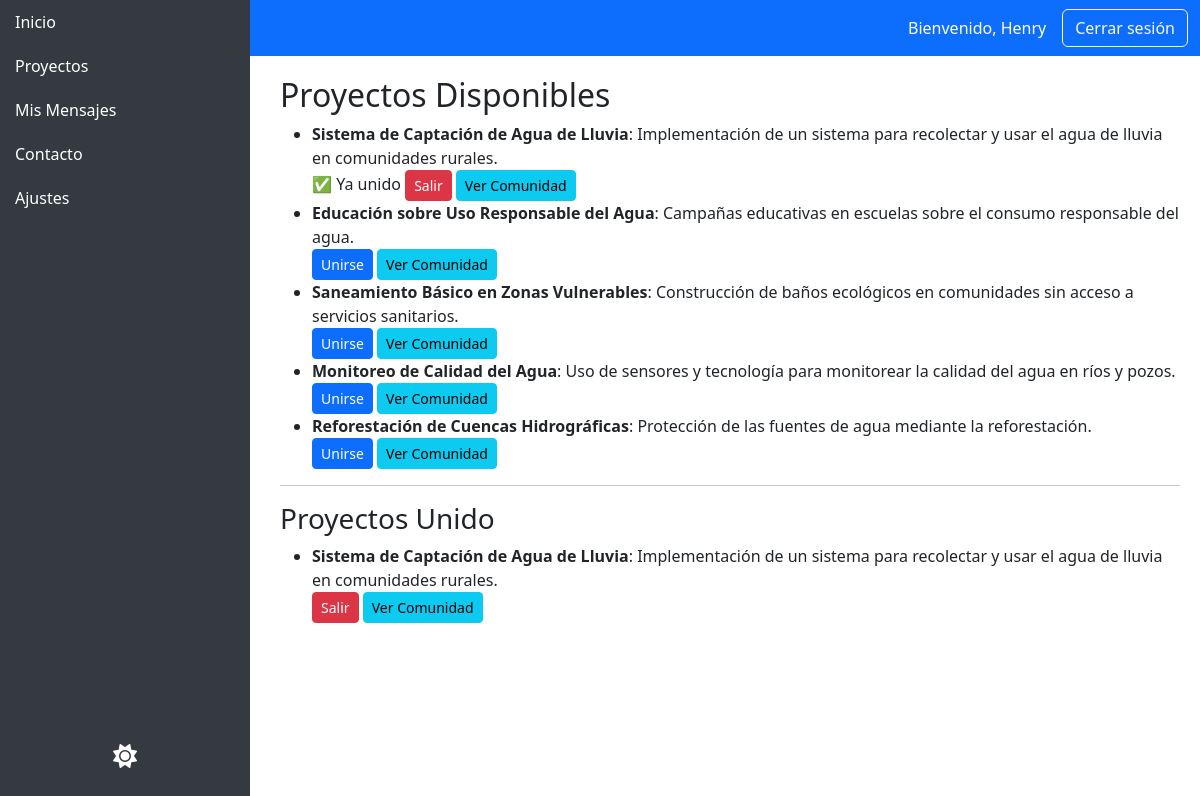
Page /usuario/proyectos/ (signed in) on the committed database.
### agua/models.py (models this page shows, shortened)
class Proyecto(models.Model):
    nombre = models.CharField(max_length=100)
    descripcion = models.TextField()
    idea_principal = models.TextField(blank=True, null=True)
    creado_por = models.ForeignKey(User, on_delete=models.CASCADE, related_name='proyectos_creados')
    fecha_creacion = models.DateTimeField(auto_now_add=True)
    miembros = models.ManyToManyField(User, related_name='proyectos_unidos', blank=True)

### agua/views.py (the view)
# urls.py: path('usuario/proyectos/', views.proyectos_disponibles, name='proyectos_disponibles'),
@login_required
def proyectos_disponibles(request):
    proyectos = Proyecto.objects.all()
    proyectos_unidos = request.user.proyectos_unidos.all()
    return render(request, 'agua/proyectos_disponibles.html', {
        'proyectos': proyectos,
        'proyectos_unidos': proyectos_unidos,
    })

### agua/context_processors.py (called while the page is built)
def notificaciones_context(request):
    mensajes_no_respondidos = MensajeContacto.objects.filter(respondido=False).count()
    usuarios_no_leidos = UsuarioLeido.objects.filter(leido=False).count()
    return {
        'usuarios_no_leidos': usuarios_no_leidos,
        'mensajes_no_respondidos': mensajes_no_respondidos
    }

### agua/templates/agua/proyectos_disponibles.html
{% extends 'agua/base_usuario.html' %}
{% block content %}
<h2>Proyectos Disponibles</h2>
<ul>
    {% for proyecto in proyectos %}
        <li>
            <strong>{{ proyecto.nombre }}</strong>: {{ proyecto.descripcion }}<br>
            {% if proyecto in proyectos_unidos %}
                ✅ Ya unido
                <a href="{% url 'unirse_o_salir_proyecto' proyecto.id %}" class="btn btn-danger btn-sm">Salir</a>
            {% else %}
                <a href="{% url 'unirse_o_salir_proyecto' proyecto.id %}" class="btn btn-primary btn-sm">Unirse</a>
            {% endif %}
            <a href="{% url 'proyecto_comunidad_usuario' proyecto.id %}" class="btn btn-info btn-sm">Ver Comunidad</a>
        </li>
    {% empty %}
        <li>No hay proyectos disponibles.</li>
    {% endfor %}
</ul>
<hr>
<h3>Proyectos Unido</h3>
<ul>
    {% for proyecto in proyectos_unidos %}
        <li>
            <strong>{{ proyecto.nombre }}</strong>: {{ proyecto.descripcion }}<br>
            <a href="{% url 'unirse_o_salir_proyecto' proyecto.id %}" class="btn btn-danger btn-sm">Salir</a>
            <a href="{% url 'proyecto_comunidad_usuario' proyecto.id %}" class="btn btn-info btn-sm">Ver Comunidad</a>
        </li>
    {% empty %}
        <li>No te has unido a ningún proyecto.</li>
    {% endfor %}
</ul>
{% endblock %}

### agua/templates/agua/base_usuario.html (shortened to what this page needs)
<!DOCTYPE html>
<html lang="es">
<head>
    <link href="https://cdn.jsdelivr.net/npm/bootstrap@5.3.0/dist/css/bootstrap.min.css" rel="stylesheet">
    <link href="https://cdnjs.cloudflare.com/ajax/libs/font-awesome/6.0.0-beta3/css/all.min.css" rel="stylesheet">
</head>
<body>
    <nav class="navbar navbar-expand-lg navbar-dark bg-primary">
        <div class="container-fluid">
            <a class="navbar-brand" href="{% url 'panel_usuario' %}">Usuario ODS 6</a>
            <div class="d-flex align-items-center ms-auto">
                <span class="text-white me-3">Bienvenido, {{ user.username }}</span>
                <a href="{% url 'logout' %}" class="btn btn-outline-light">Cerrar sesión</a>
            </div>
        </div>
    </nav>
    <div class="sidebar">
        <ul class="nav flex-column">
            <li class="nav-item">
                <a href="{% url 'panel_usuario' %}" class="nav-link">Inicio</a>
            </li>
            <li class="nav-item">
                <a href="{% url 'proyectos_disponibles' %}" class="nav-link">Proyectos</a>
            </li>
            <li class="nav-item">
                <a href="{% url 'mis_mensajes' %}" class="nav-link">Mis Mensajes</a>
            </li>
            <li class="nav-item">
                <a href="{% url 'contacto_usuario' %}" class="nav-link">Contacto</a>
            </li>
            <li class="nav-item">
                <a href="{% url 'ajustes_usuario' %}" class="nav-link">Ajustes</a>
            </li>
        </ul>
        <button id="toggle-dark-mode" class="btn">
            <i id="mode-icon" class="fas fa-sun"></i>
        </button>
    </div>
    <div class="content-wrapper">
        {% block content %}{% endblock %}
    </div>
</body>
</html>

### agua/templates/agua/base_usuario.html (style rules this page uses)
.sidebar { height: 100vh; position: fixed; top: 0; left: 0; width: 250px; background-color: #343a40; color: white; padding-bottom: 20px; }
.sidebar a { color: white; padding: 10px 15px; display: block; text-decoration: none; }
.content-wrapper { margin-left: 260px; padding: 20px; }
#toggle-dark-mode { position: absolute; bottom: 20px; left: 50%; transform: translateX(-50%); background: none; border: none; color: white; font-size: 24px; cursor: pointer; }

### rows in the picture
Proyecto: nombre "Sistema de Captación de Agua de Lluvia", descripcion "Implementación de un sistema para recolectar y usar el agua de lluvia en comunidades rurales.", shows "✅ Ya unido"
Proyecto: nombre "Educación sobre Uso Responsable del Agua", descripcion "Campañas educativas en escuelas sobre el consumo responsable del agua.", shows "Unirse"
Proyecto: nombre "Saneamiento Básico en Zonas Vulnerables", descripcion "Construcción de baños ecológicos en comunidades sin acceso a servicios sanitarios.", shows "Unirse"
Proyecto: nombre "Monitoreo de Calidad del Agua", descripcion "Uso de sensores y tecnología para monitorear la calidad del agua en ríos y pozos.", shows "Unirse"
Proyecto: nombre "Reforestación de Cuencas Hidrográficas", descripcion "Protección de las fuentes de agua mediante la reforestación.", shows "Unirse"

### other values in the picture
{{ user.username }} "Henry"
